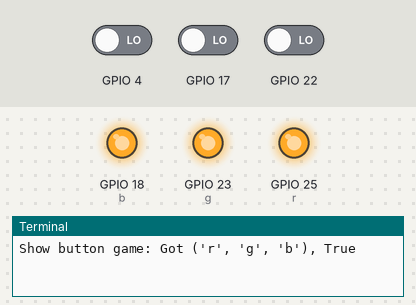
Bench run of a program on a simulated Raspberry Pi (BCM pin numbers). On the bench: output pins drawn as LEDs (lit = HIGH), the last lines printed to the terminal. The inputs (shaded band) are chosen by the test bench; at power-on: GPIO 4 LOW, GPIO 17 LOW, GPIO 22 LOW. Threads take turns every 2 ms.

Above: at 1.2 s.
1.3 s: GPIO 4 driven HIGH
At 2.1 s:
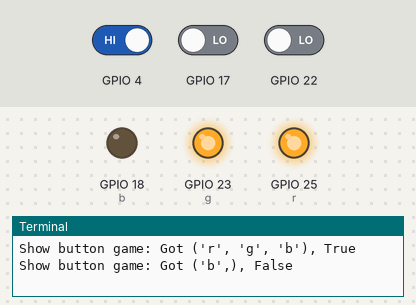
2.8 s: GPIO 17 driven HIGH
At 3.3 s:
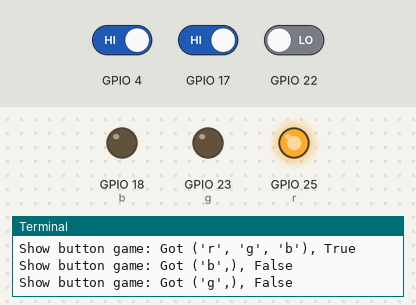
4.3 s: GPIO 22 driven HIGH
At 5.5 s:
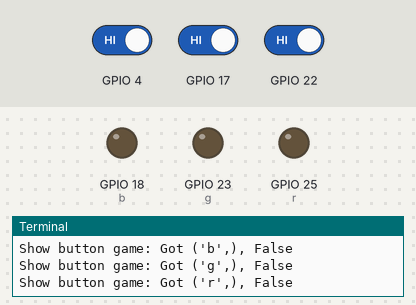
5.8 s: GPIO 4 driven LOW
At 6.8 s:
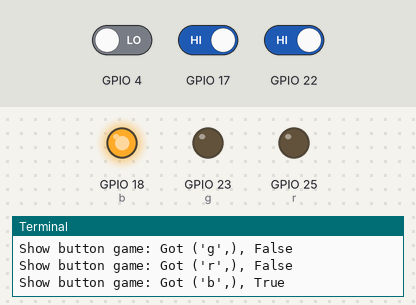
7.3 s: GPIO 17 driven LOW
At 7.9 s:
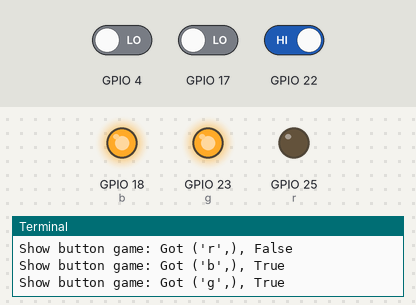
8.8 s: GPIO 4 driven HIGH
At 9.1 s:
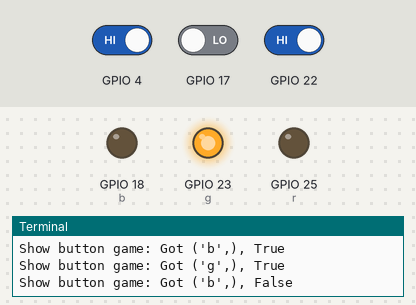
Timing chart, 0 to 11.3 s (numbered marks = the images above; inputs shaded):
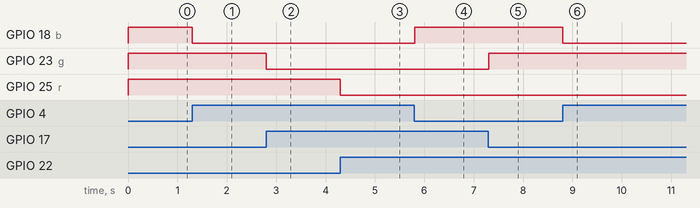

Measured:
- after the input at 1.3 s, GPIO 18 (b): HIGH → LOW at once
- after the input at 2.8 s, GPIO 23 (g): HIGH → LOW at once
- after the input at 4.3 s, GPIO 25 (r): HIGH → LOW at once
- after the input at 5.8 s, GPIO 18 (b): LOW → HIGH at once
- after the input at 7.3 s, GPIO 23 (g): LOW → HIGH at once
- after the input at 8.8 s, GPIO 18 (b): HIGH → LOW at once

The program:

simple_game.py
```python
import RPi.GPIO as GPIO, time
import thread
from Queue import Queue

input_queue = Queue()

LEDS = {
    'r': 25,
    'g': 23,
    'b': 18,
}

BUTTONS = {
    'r': 22,
    'g': 17,
    'b': 4,
}


def configure_board():
    GPIO.setmode(GPIO.BCM)

    for pin in LEDS.values():
        GPIO.setup(pin, GPIO.OUT)

    for pin in BUTTONS.values():
        GPIO.setup(pin, GPIO.IN)


def set_colour(colour, on=True):
    """Set the given colour to the ``on`` state.

    :param colour:
        The colour identifier to set.

    :param on:
        If True, the LED will turn on. If False turned off.
    """
    GPIO.output(LEDS[colour], on)


def flash(on=True):
    for led_col, pin in LEDS.items():
        GPIO.output(pin, on)


def game_emulate_buttons():
    while 1:
        colours, on = input_queue.get(block=True)
        print "Show button game: Got {0}, {1}".format(colours, on)
        for col in colours:
            set_colour(col, on)


def input_loop():
    last_time = {}
    while True:
        gone_down = []
        gone_up = []
        for colour, pin in BUTTONS.items():
            last_val = last_time.get(pin, True)
            now_val = GPIO.input(pin)

            if last_val != now_val:
                last_time[pin] = now_val
                if not now_val:
                    gone_down.append(colour)
                else:
                    gone_up.append(colour)

        # detect double or triple clicks:
        if gone_down:
            input_queue.put((tuple(gone_down), True))
        if gone_up:
            input_queue.put((tuple(gone_up), False))

        time.sleep(0.1)


def main():
    configure_board()
    flash(False)
    thread.start_new_thread(game_emulate_buttons, ())
    input_loop()

if __name__ == '__main__':
    main()
```
